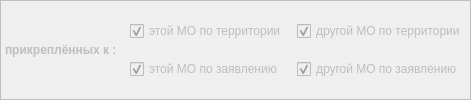
           <widget class="QFrame" name="pan_live4terr">
            <property name="enabled">
             <bool>false</bool>
            </property>
            <property name="minimumSize">
             <size>
              <width>0</width>
              <height>0</height>
             </size>
            </property>
            <property name="maximumSize">
             <size>
              <width>16777214</width>
              <height>16777215</height>
             </size>
            </property>
            <property name="frameShape">
             <enum>QFrame::Box</enum>
            </property>
            <property name="frameShadow">
             <enum>QFrame::Plain</enum>
            </property>
            <layout class="QGridLayout" name="gridLayout_20">
             <property name="leftMargin">
              <number>4</number>
             </property>
             <property name="topMargin">
              <number>4</number>
             </property>
             <property name="rightMargin">
              <number>4</number>
             </property>
             <property name="bottomMargin">
              <number>4</number>
             </property>
             <property name="horizontalSpacing">
              <number>10</number>
             </property>
             <property name="verticalSpacing">
              <number>2</number>
             </property>
             <item row="0" column="0" rowspan="2">
              <widget class="QLabel" name="label_52">
               <property name="minimumSize">
                <size>
                 <width>0</width>
                 <height>0</height>
                </size>
               </property>
               <property name="maximumSize">
                <size>
                 <width>16777214</width>
                 <height>16777215</height>
                </size>
               </property>
               <property name="font">
                <font>
                 <weight>75</weight>
                 <bold>true</bold>
                </font>
               </property>
               <property name="text">
                <string>прикреплённых к : </string>
               </property>
              </widget>
             </item>
             <item row="0" column="1">
              <widget class="QCheckBox" name="ch_live4terr_one4terr">
               <property name="enabled">
                <bool>false</bool>
               </property>
               <property name="minimumSize">
                <size>
                 <width>0</width>
                 <height>0</height>
                </size>
               </property>
               <property name="maximumSize">
                <size>
                 <width>16777214</width>
                 <height>16777215</height>
                </size>
               </property>
               <property name="text">
                <string>этой МО по территории</string>
               </property>
               <property name="checked">
                <bool>true</bool>
               </property>
              </widget>
             </item>
             <item row="1" column="1">
              <widget class="QCheckBox" name="ch_live4terr_one4req">
               <property name="enabled">
                <bool>false</bool>
               </property>
               <property name="minimumSize">
                <size>
                 <width>0</width>
                 <height>0</height>
                </size>
               </property>
               <property name="maximumSize">
                <size>
                 <width>16777214</width>
                 <height>16777215</height>
                </size>
               </property>
               <property name="text">
                <string>этой МО по заявлению</string>
               </property>
               <property name="checked">
                <bool>true</bool>
               </property>
              </widget>
             </item>
             <item row="0" column="2">
              <widget class="QCheckBox" name="ch_live4terr_other4terr">
               <property name="enabled">
                <bool>false</bool>
               </property>
               <property name="minimumSize">
                <size>
                 <width>0</width>
                 <height>0</height>
                </size>
               </property>
               <property name="maximumSize">
                <size>
                 <width>16777214</width>
                 <height>16777215</height>
                </size>
               </property>
               <property name="text">
                <string>другой МО по территории</string>
               </property>
               <property name="checked">
                <bool>true</bool>
               </property>
              </widget>
             </item>
             <item row="1" column="2">
              <widget class="QCheckBox" name="ch_live4terr_other4req">
               <property name="enabled">
                <bool>false</bool>
               </property>
               <property name="minimumSize">
                <size>
                 <width>0</width>
                 <height>0</height>
                </size>
               </property>
               <property name="maximumSize">
                <size>
                 <width>16777214</width>
                 <height>16777215</height>
                </size>
               </property>
               <property name="text">
                <string>другой МО по заявлению</string>
               </property>
               <property name="checked">
                <bool>true</bool>
               </property>
              </widget>
             </item>
            </layout>
           </widget>
